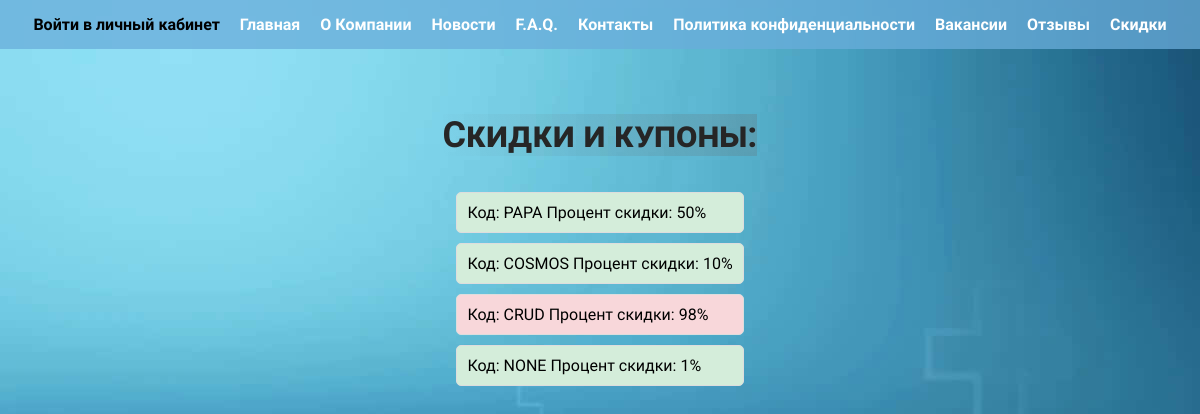
/myapp/discounts/, run on the app's committed database.
### myapp/models.py (models this page shows)
class Discount(models.Model):
    code = models.CharField(max_length=10)
    value = models.IntegerField(
        validators=[
            MinValueValidator(1),
            MaxValueValidator(100)
        ])
    is_active = models.BooleanField()

### myapp/views.py (the view)
# urls.py: path('discounts/', views.discountpage),
def discountpage(request):
    discounts = Discount.objects.all()
    data = {'discounts': discounts}
    return render(request, 'discounts.html', data)

### myapp/templates/discounts.html
{% extends 'base.html' %}
{% block content %}
<div class="coupons">
    <h1>Скидки и купоны:</h1>
    <ul>
        {% for discount in discounts %}
            {% if discount.is_active %}
        <li class="coupon-item active">
            {% else %}
        <li class="coupon-item archived">
            {% endif %}
            Код: {{discount.code}}
            Процент скидки: {{discount.value}}%
        </li>
        {% endfor %}
    </ul>
</div>
{% endblock %}

### static/style.css (style rules this page uses)
* { font-family: 'Roboto', Arial, sans-serif; }
h1 { font-size: 36px; }
h1, h2, h3 { font-weight: bold; color: rgb(38, 38, 38); font-variant: small-caps; margin: 10px 0; text-align: center; }
body { background-image: url('background.jpg'); background-attachment: fixed; }
.index, .faq, .news, .about, .new, .contacts, .vacancies, .reviews, .coupons, .stats, .purchased, .login, .register, .account-client, .buy, .sales, .schedule { padding-top: 12vh; display: flex; flex-direction: column; align-items: center; justify-content: center; }
h1, h2, h3 { background: linear-gradient(70deg, rgba(255, 255, 255, 0), rgba(105, 105, 105, 0.247)); }
.coupons ul { list-style: none; padding-left: 0; }
.coupon-item { border: 1px solid #ddd; margin: 10px 0; padding: 10px; border-radius: 5px; background-color: #f9f9f9; }
.coupon-item.active { background-color: #d4edda; }
.coupon-item.archived { background-color: #f8d7da; }

### data on the page
Discount: code "PAPA", value "50"
Discount: code "COSMOS", value "10"
Discount: code "CRUD", value "98"
Discount: code "NONE", value "1"
